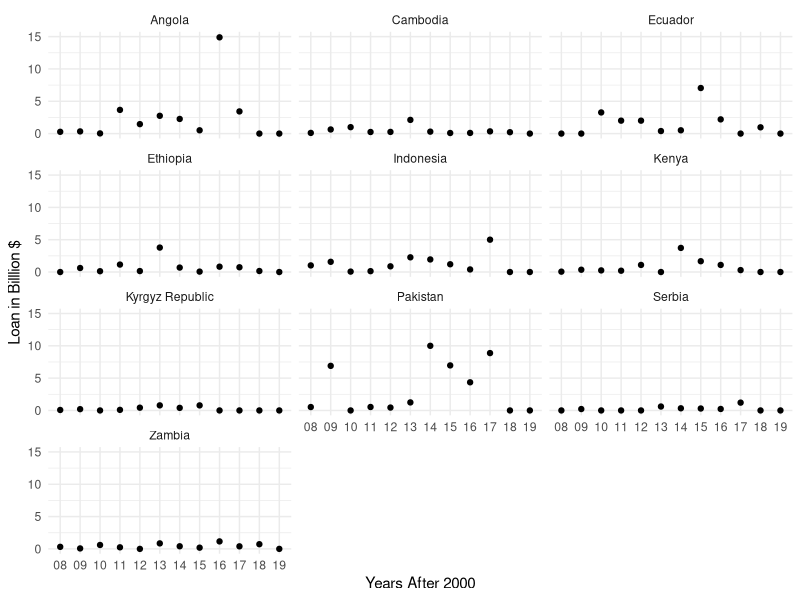

The R source for this figure:
## ---- chunk 1
knitr::opts_chunk$set(echo = TRUE)
library(ggplot2)
library(knitr)
library(tidyverse)
library(dplyr)
library(magrittr)
library(readxl)
## ---- chunk 2
#Import data from _data folder
BRI <- read_xlsx("_data/BRI BU Datasource Table.xlsx")
#Rename Columns for easier referencing
TidyBRI <- 
  BRI %>%
  mutate(
    rename(BRI, "08" = "Loan Recieved 2008 ($ Billions)",
    "09" = "Loans Recieved 2009 ($ Billions)",
    "10" = "Loans Recieved 2010 ($ Billions)",
    "11" = "Loans Recieved 2011($ Billions)",
    "12" = "Loans Recieved 2012 ($ Billions)",
    "13" = "Loans Recieved 2013 ($ Billions)",
    "14" = "Loans Recieved 2014 ($ Billions)",
    "15" = "Loans Recieved 2015 ($ Billions)",
    "16" = "Loans Recieved 2016 ($ Billions)",
    "17" = "Loans Recieved 2017 ($ Billions)",
    "18" = "Loans Recieved 2018 ($ Billions)",
    "19" = "Loans Recieved 2019 ($ Billions)")
  ) 
#Simplify 'TidyBRI' data into just the renamed columns + 'Country'
TidyBRI <- select(TidyBRI, c('Country', 15:26))
## ---- chunk 3
#Selecting specific data based on country. Selected: Angola, Cambodia, Ecuador, Ethiopia, Indonesia, Kenya, Kyrgyz Republic, Pakistan, Serbia & Zambia. (Total 10)
TidyBRI <- TidyBRI[c(1,12,23,27,36,41,42,64,73,93),]
#Gather all the date columns with loan information into two simple columns. One for the year, and one for the loans received in said year. This is so that R can use this data in graphs.
TidyBRI <- gather(TidyBRI, key = "Year_Post_2000", value = "Loans_Received", -c("Country"))
## ---- chunk 4
#Create separate graphs for each country, showing the trend of loans received between 2008 and 2019. Currently struggling to create a smooth line as well as showing impacts outside of the large extremes in Pakistan, Angola, etc..
BRI_Graph <- ggplot(data = TidyBRI, aes(Year_Post_2000, Loans_Received)) + geom_point() + labs(x = "Years After 2000", y = "Loan in Billlion $") + coord_cartesian(ylim = c(0, 15)) + facet_wrap(~ Country, ncol = 3) + geom_smooth(aes(x = Year_Post_2000, y = Loans_Received)) + theme_minimal()
#Show the results by printing the graph            
print(BRI_Graph)
